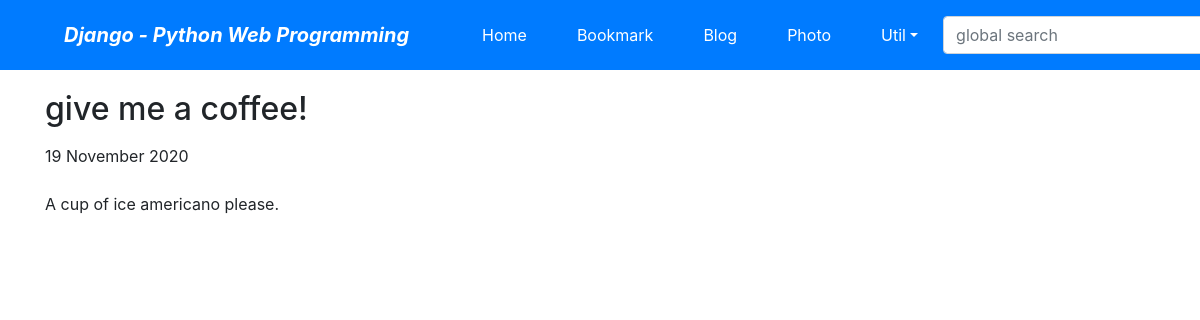
The app's page /blog/post/give-me-coffee/ with its own data.
### blog/models.py (models this page shows)
class Post(models.Model):
    title = models.CharField(verbose_name='TITLE', max_length=50)
    slug = models.SlugField('SLUG', unique=True, allow_unicode=True, help_text='one word for title alias.')
    description = models.CharField('DESCRIPTION', max_length=100, blank=True, help_text='simple description text.')
    content = models.TextField('CONTENT')
    create_dt = models.DateTimeField('CREATE DATE', auto_now_add=True)
    modify_dt = models.DateTimeField('MODIFY DATE', auto_now=True)

### blog/views.py (the view)
# urls.py: re_path(r'^post/(?P<slug>[-\w]+)/$', views.PostDV.as_view(), name='post_detail'),
class PostDV(DetailView):
    model = Post

### blog/templates/blog/post_detail.html (shortened to what this page needs)
{% extends "base.html" %}
{% block content %}
    <h2>{{ object.title }}</h2>
    <div>{{ object.modify_dt|date:"j F Y" }}</div>
    <br>
    <div>
        {{ object.content|linebreaks }}
    </div>
{% endblock %}

### records on screen
Post: title "give me a coffee!", modify_dt "19 November 2020", content "A cup of ice americano please."
